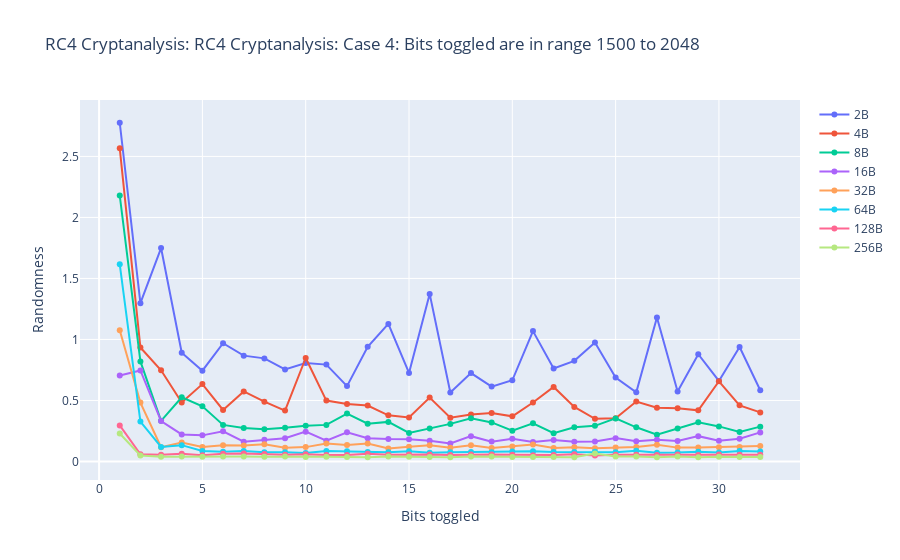

Source (notebook cell):
### Code cell
fig = go.Figure()
fig.add_trace(go.Scatter(x=df2['bits'], y=df2['2'],
                    mode='lines+markers',
                    name='2B'))
fig.add_trace(go.Scatter(x=df2['bits'], y=df2['4'],
                    mode='lines+markers',
                    name='4B'))
fig.add_trace(go.Scatter(x=df2['bits'], y=df2['8'],
                    mode='lines+markers', name='8B'))
fig.add_trace(go.Scatter(x=df2['bits'], y=df2['16'],
                    mode='lines+markers', name='16B'))
fig.add_trace(go.Scatter(x=df2['bits'], y=df2['32'],
                    mode='lines+markers', name='32B'))
fig.add_trace(go.Scatter(x=df2['bits'], y=df2['64'],
                    mode='lines+markers', name='64B'))
fig.add_trace(go.Scatter(x=df2['bits'], y=df2['128'],
                    mode='lines+markers', name='128B'))
fig.add_trace(go.Scatter(x=df2['bits'], y=df2['256'],
                    mode='lines+markers', name='256B'))


fig.update_layout(title='RC4 Cryptanalysis: RC4 Cryptanalysis: Case 4: Bits toggled are in range 1500 to 2048',
                   xaxis_title='Bits toggled',
                   yaxis_title='Randomness')


fig.show()
